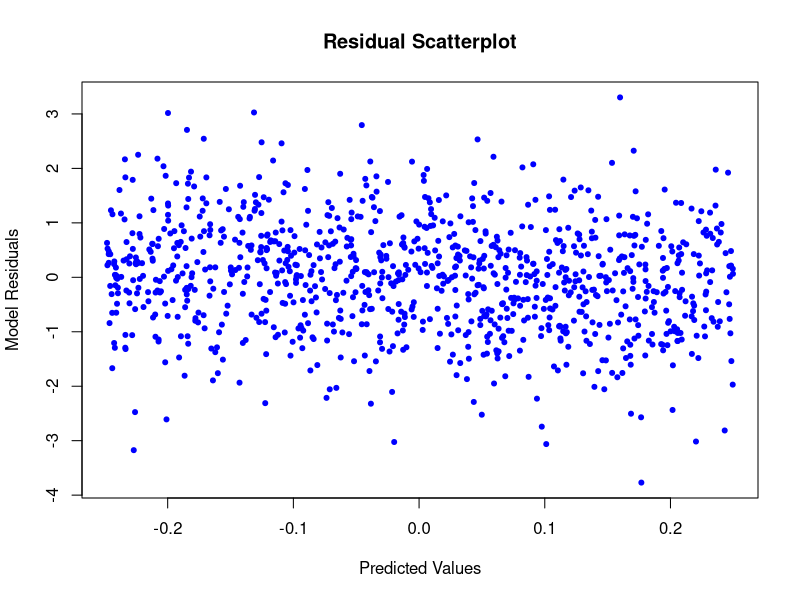
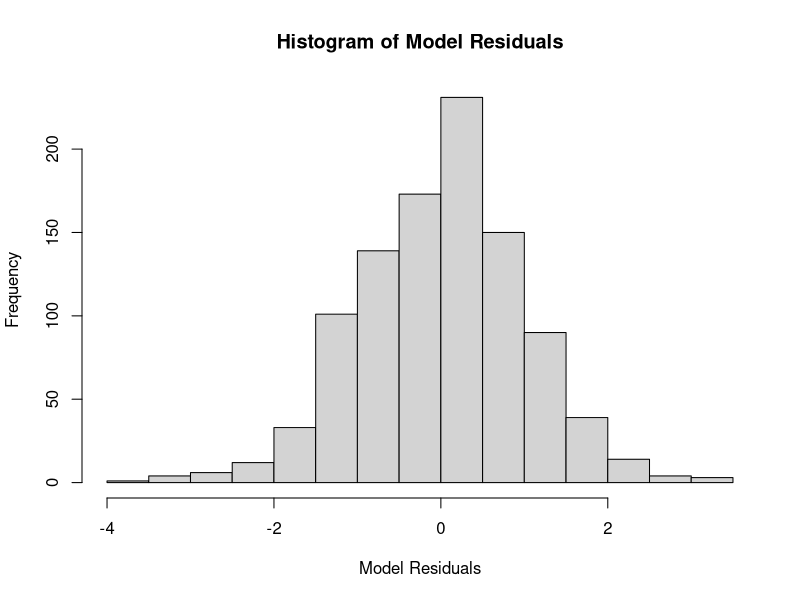
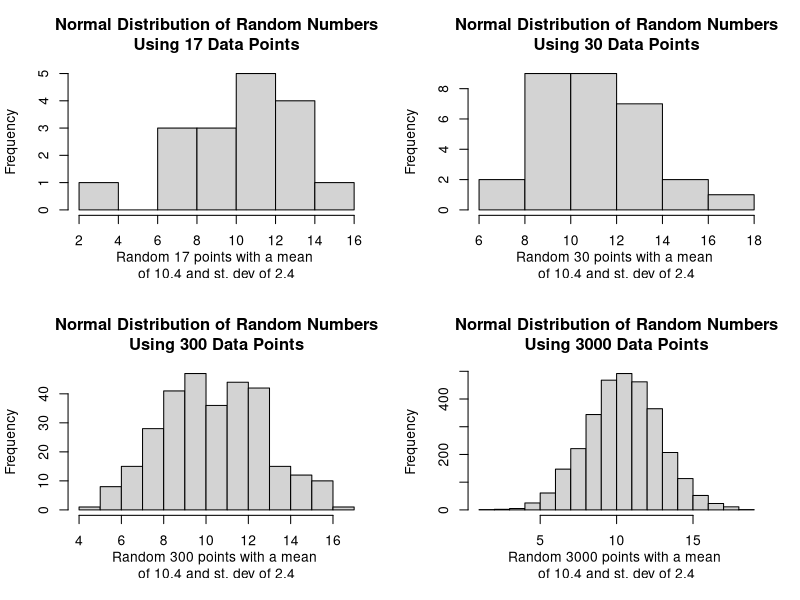
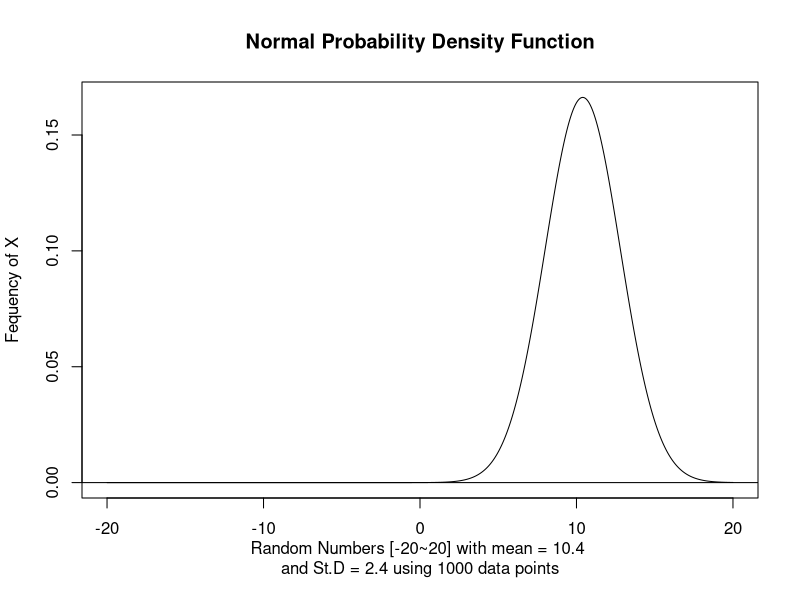
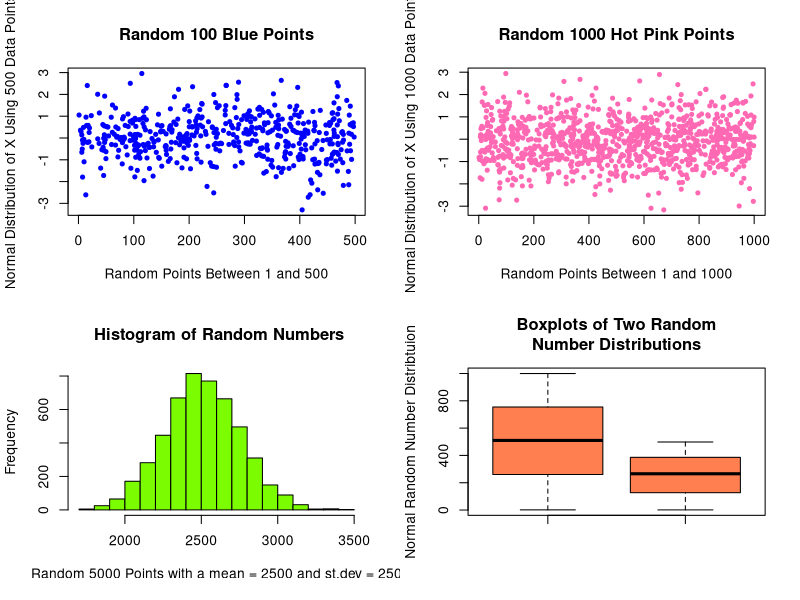
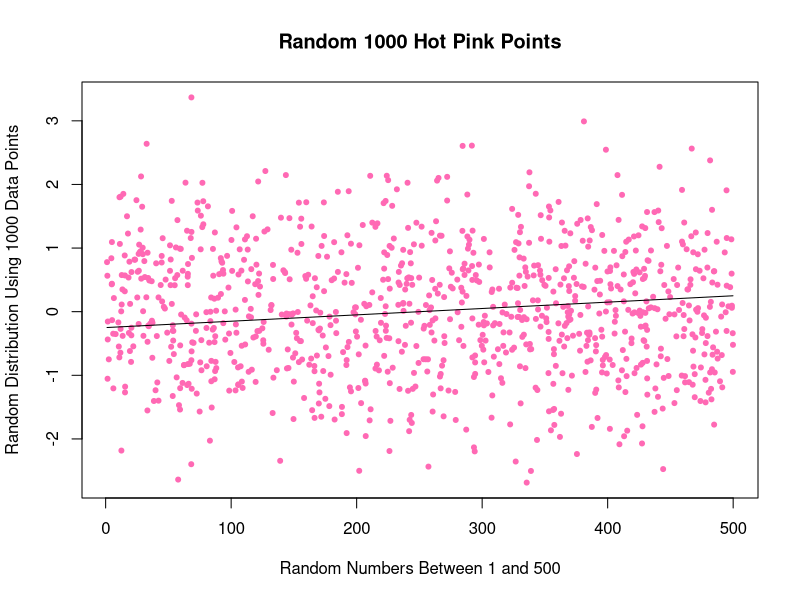

Recreate these plots in R, in order.
## ---- chunk 1
norm_17 = rnorm(n = 17, mean = 10.4, sd = 2.4)
norm_30 = rnorm(n = 30, mean = 10.4, sd = 2.4)
norm_300 = rnorm(n = 300, mean = 10.4, sd = 2.4)
norm_3000 = rnorm(n = 3000, mean = 10.4, sd = 2.4)
## ---- chunk 2

require(here)
png(filename = here("Images", "lab_04_hist_01.png"), width = 1500, height = 1600, 
  res = 180)
par(mfrow = c(2, 2))
hist(norm_17, main = " Normal Distribution of Random Numbers \nUsing 17 Data Points", 
     ylab = "Frequency", xlab = "Random 17 points with a mean \nof 10.4 and st. dev of 2.4")
hist(norm_30, main = " Normal Distribution of Random Numbers \nUsing 30 Data Points", 
     ylab = "Frequency", xlab = "Random 30 points with a mean \nof 10.4 and st. dev of 2.4")
hist(norm_300, main = " Normal Distribution of Random Numbers \nUsing 300 Data Points", 
     ylab = "Frequency", xlab = "Random 300 points with a mean \nof 10.4 and st. dev of 2.4")
hist(norm_3000, main = " Normal Distribution of Random Numbers \nUsing 3000 Data Points", 
     ylab = "Frequency", xlab = "Random 3000 points with a mean \nof 10.4 and st. dev of 2.4")

dev.off()

## ---- chunk 3
svg(filename = here("Images", "norm_1.svg"))

x = seq(-20, 20, length.out = 1000)
y = dnorm(x, mean = 10.4, sd=2.4)

plot(x, y, main = "Normal Probability Density Function", type = "l", xlim = c(-20, 20),
     ylab = "Fequency of X", 
     xlab = "Random Numbers [-20~20] with mean = 10.4 \nand St.D = 2.4 using 1000 data points" )
abline(h = 0)

dev.off()
## ---- chunk 4

png(filename = here("Images", "lab_04_plethira.png"))
par(mfrow = c(2, 2))

n_pts = 500
x_min = 1
x_max = 500
x = runif(n = n_pts, min = x_min, max = x_max)

dat = data.frame(x = x, y_observed = rnorm(n_pts))

plot(y_observed ~ x, data = dat, pch = 20, col = "blue", main = "Random 100 Blue Points", 
     ylab = "Normal Distribution of X Using 500 Data Points", 
     xlab = "Random Points Between 1 and 500")


n_pts_1 = 1000
x_min_1 = 1
x_max_1 = 1000
x_1 = runif(n = n_pts_1, min = x_min_1, max = x_max_1)

dat_1 = data.frame(x = x_1, y_observed_1 = rnorm(n_pts_1))

plot(y_observed_1 ~ x_1, data = dat_1, pch = 20, col = "hotpink", 
     main = "Random 1000 Hot Pink Points", 
     ylab = "Normal Distribution of X Using 1000 Data Points", 
     xlab = "Random Points Between 1 and 1000")


norm_new = rnorm(n = 5000, mean = 2500, sd = 250)

hist(norm_new, main = " Histogram of Random Numbers", col = "lawngreen", 
     ylab = "Frequency", 
     xlab = "Random 5000 Points with a mean = 2500 and st.dev = 250")

boxplot(x_1, x, ylab = "Normal Random Number Distribtuion", col = "coral", 
        main = " Boxplots of Two Random \nNumber Distributions")

dev.off()

## ---- chunk 5

png(filename = here("Images", "lab_04_Curves.png"))

line_point_slope = function(x, x1, y1, slope)
{
  get_y_intercept = 
    function(x1, y1, slope) 
      return(-(x1 * slope) + y1)
  
  linear = 
    function(x, yint, slope) 
      return(yint + x * slope)
  
  return(linear(x, get_y_intercept(x1, y1, slope), slope))
}



n_pts_1 = 1000
x_min_1 = 1
x_max_1 = 500
x_1 = runif(n = n_pts_1, min = x_min_1, max = x_max_1)

dat_1 = data.frame(x = x_1, y_observed_1 = rnorm(n_pts_1))

Ques_11_x = 250
Ques_11_y = 0
Ques_11_slope = 0.001

plot(y_observed_1 ~ x_1, data = dat_1, pch = 20, col = "hotpink", 
     main = "Random 1000 Hot Pink Points", 
     ylab = "Random Distribution Using 1000 Data Points", 
     xlab = "Random Numbers Between 1 and 500")
curve(line_point_slope(x, Ques_11_x, Ques_11_y, Ques_11_slope), add = T)

dev.off()

## ---- chunk 6
n_pts_1 = 1000
x_min_1 = 1
x_max_1 = 500
x_1 = runif(n = n_pts_1, min = x_min_1, max = x_max_1)

dat_1 = data.frame(x = x_1, y_observed_1 = rnorm(n_pts_1))

y_observed_1 = rnorm(n_pts_1)

y_predicted = line_point_slope(dat_1$x, Ques_11_x, Ques_11_y, Ques_11_slope)

resids = y_observed_1 - y_predicted

Quess_13_df = data.frame(y_observed_1, y_predicted, resids)

plot(resids ~ y_predicted, data = dat_1, pch = 20, col = "blue", 
     main = "Residual Scatterplot", 
     ylab = "Model Residuals", 
     xlab = "Predicted Values")

hist(resids, main = "Histogram of Model Residuals", ylab = "Frequency", 
     xlab = "Model Residuals")

